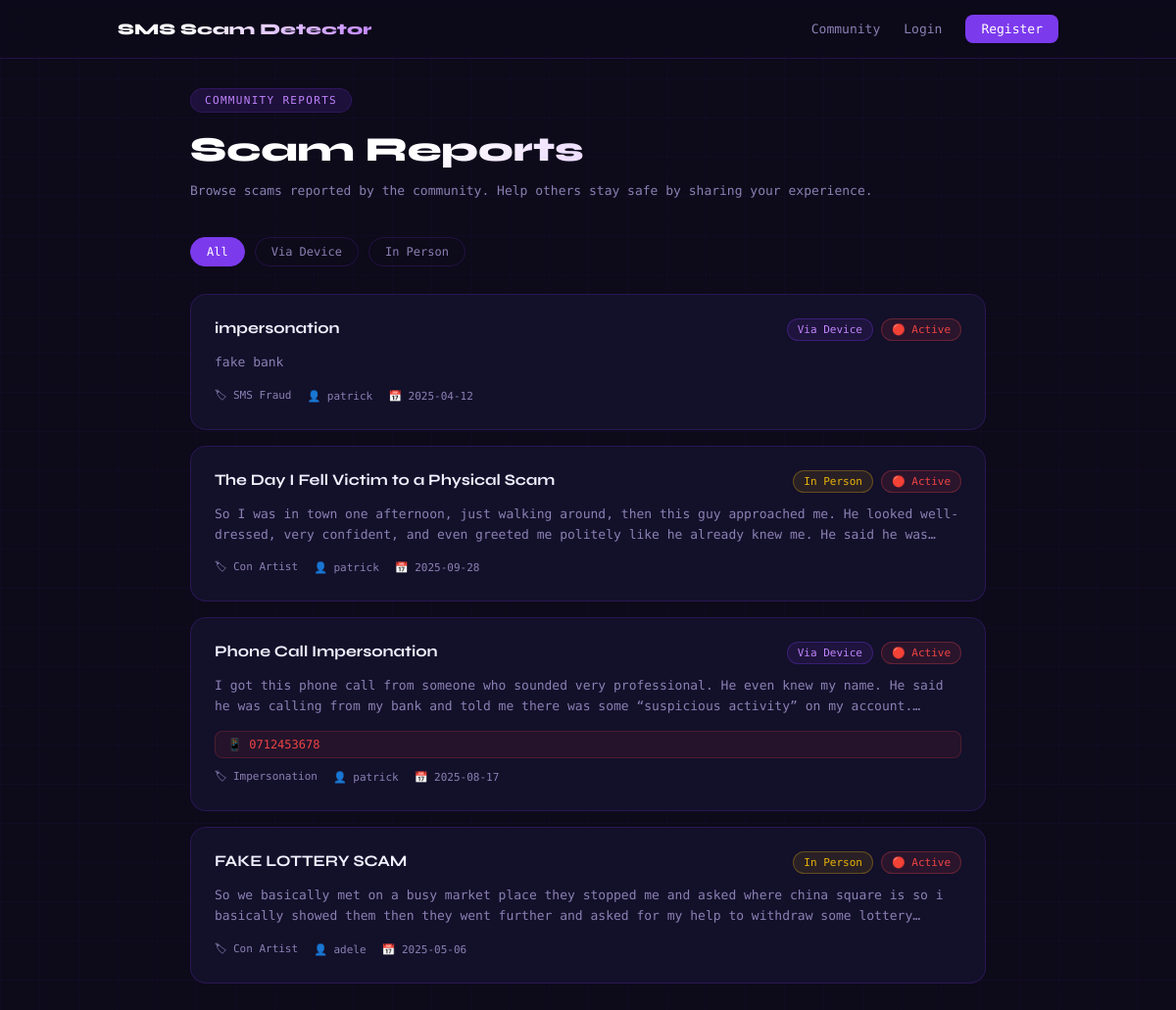
The app's page /community with its own data.
### tables this page shows
CREATE TABLE reports (
            id INTEGER PRIMARY KEY AUTOINCREMENT,
            user_id INTEGER NOT NULL,
            title TEXT NOT NULL,
            delivery_method TEXT NOT NULL,
            scam_type TEXT NOT NULL,
            description TEXT NOT NULL,
            date_occurred DATE NOT NULL,
            status TEXT DEFAULT 'pending',
            is_active INTEGER DEFAULT 1,
            admin_note TEXT,
            created_at TIMESTAMP DEFAULT CURRENT_TIMESTAMP, scammer_contact TEXT, location TEXT,
            FOREIGN KEY (user_id) REFERENCES users(id)
        );

CREATE TABLE users (
            id INTEGER PRIMARY KEY AUTOINCREMENT,
            username TEXT UNIQUE NOT NULL,
            email TEXT UNIQUE NOT NULL,
            password TEXT NOT NULL,
            is_admin INTEGER DEFAULT 0,
            created_at TIMESTAMP DEFAULT CURRENT_TIMESTAMP
        );

### reports.py (the view)
@reports.route("/community")
def community():
    db = get_db()
    all_reports = db.execute("""
        SELECT reports.*, users.username
        FROM reports
        JOIN users ON reports.user_id = users.id
        WHERE reports.status = 'approved'
        ORDER BY reports.created_at DESC
    """).fetchall()
    comment_counts = {}
    for report in all_reports:
        count = db.execute(
            "SELECT COUNT(*) as cnt FROM comments WHERE report_id = ?",
            (report["id"],)
        ).fetchone()["cnt"]
        comment_counts[report["id"]] = count
    db.close()
    return render_template("community.html",
                           reports=all_reports,
                           comment_counts=comment_counts)

### reports.py (called while the page is built)
def get_db():
    conn = sqlite3.connect("scams.db")
    conn.row_factory = sqlite3.Row
    return conn

### templates/community.html (shortened to what this page needs)
<!DOCTYPE html>
<html lang="en">
<head>
</head>
<body>
<nav>
    <div class="nav-inner">
        <a href="/" class="nav-logo">SMS Scam Detector</a>
        <div class="nav-links">
            <a href="/community">Community</a>
            {% if session.get('user_id') %}
                <a href="/report">Report Scam</a>
                {% if session.get('is_admin') %}
                    <a href="/admin">Admin</a>
                {% endif %}
                <a href="/logout" class="nav-btn">Logout ({{ session.get('username') }})</a>
            {% else %}
                <a href="/login">Login</a>
                <a href="/register" class="nav-btn">Register</a>
            {% endif %}
        </div>
    </div>
</nav>
<div class="container">
    <div class="page-header">
        <div class="badge">Community Reports</div>
        <h1>Scam Reports</h1>
        <p class="subtitle">Browse scams reported by the community. Help others stay safe by sharing your experience.</p>
    </div>
    <div class="filters">
        <button class="filter-btn active" onclick="filterReports('all', this)">All</button>
        <button class="filter-btn" onclick="filterReports('device', this)">Via Device</button>
        <button class="filter-btn" onclick="filterReports('in_person', this)">In Person</button>
    </div>
    <div class="reports-grid" id="reportsGrid">
        {% if reports %}
            {% for report in reports %}
            <a href="/scam/{{ report.id }}" class="report-card" data-method="{{ report.delivery_method }}">
                <div class="report-top">
                    <div class="report-title">{{ report.title }}</div>
                    <div class="tags">
                        <span class="tag {{ 'tag-device' if report.delivery_method == 'device' else 'tag-person' }}">
                            {{ 'Via Device' if report.delivery_method == 'device' else 'In Person' }}
                        </span>
                        <span class="tag {{ 'tag-active' if report.is_active else 'tag-inactive' }}">
                            {{ '🔴 Active' if report.is_active else '⚫ Inactive' }}
                        </span>
                    </div>
                </div>
                <p class="report-desc">{{ report.description }}</p>
                {% if report.scammer_contact %}
                <div style="font-size:12px;color:var(--spam-red);background:rgba(239,68,68,0.08);border:1px solid rgba(239,68,68,0.2);border-radius:8px;padding:6px 12px;margin-bottom:10px;">
                    {{ '📱' if report.delivery_method == 'device' else '🧍' }} {{ report.scammer_contact }}
                </div>
                {% endif %}
                <div class="report-meta">
                    <span>🏷 {{ report.scam_type }}</span>
                    <span>👤 {{ report.username }}</span>
                    <span>📅 {{ report.date_occurred }}</span>
                </div>
            </a>
            {% endfor %}
        {% endif %}
    </div>
</div>
</body>
</html>

### templates/community.html (style rules this page uses)
:root { --bg: #0d0a1a; --surface: #13102a; --surface2: #1a1535; --purple: #7c3aed; --purple-light: #9d5ff5; --purple-glow: rgba(124, 58, 237, 0.3); --accent: #c084fc; --spam-red: #ef4444; --ham-green: #22c55e; --text: #f1f0ff; --text-muted: #8b80b3; --border: rgba(124, 58, 237, 0.2); }
* { margin: 0; padding: 0; box-sizing: border-box; }
body { font-family: 'DM Mono', monospace; background-color: var(--bg); color: var(--text); min-height: 100vh; }
body::before { content: ''; position: fixed; inset: 0; background-image: linear-gradient(rgba(124,58,237,0.04) 1px, transparent 1px), linear-gradient(90deg, rgba(124,58,237,0.04) 1px, transparent 1px); background-size: 40px 40px; pointer-events: none; }
nav { position: fixed; top: 0; left: 0; right: 0; z-index: 100; background: rgba(13, 10, 26, 0.85); backdrop-filter: blur(12px); border-bottom: 1px solid var(--border); padding: 0 32px; height: 60px; display: flex; align-items: center; }
.nav-inner { max-width: 960px; margin: 0 auto; width: 100%; display: flex; align-items: center; justify-content: space-between; }
.nav-logo { font-family: 'Syne', sans-serif; font-weight: 800; font-size: 16px; color: var(--text); text-decoration: none; background: linear-gradient(135deg, #fff 30%, var(--accent)); -webkit-background-clip: text; -webkit-text-fill-color: transparent; background-clip: text; }
.nav-links { display: flex; align-items: center; gap: 24px; }
.nav-links a { font-size: 13px; color: var(--text-muted); text-decoration: none; transition: color 0.2s; }
.nav-links .nav-btn { background: var(--purple); color: #fff; padding: 7px 16px; border-radius: 8px; font-size: 13px; transition: background 0.2s; }
.container { position: relative; z-index: 1; max-width: 860px; margin: 0 auto; padding: 90px 24px 80px; }
.page-header { margin-bottom: 36px; animation: fadeDown 0.6s ease both; }
.badge { display: inline-flex; align-items: center; gap: 6px; background: rgba(124,58,237,0.15); border: 1px solid var(--border); border-radius: 100px; padding: 5px 14px; font-size: 11px; letter-spacing: 0.12em; text-transform: uppercase; color: var(--accent); margin-bottom: 16px; }
h1 { font-family: 'Syne', sans-serif; font-size: 2.2rem; font-weight: 800; background: linear-gradient(135deg, #fff 30%, var(--accent)); -webkit-background-clip: text; -webkit-text-fill-color: transparent; background-clip: text; margin-bottom: 10px; }
.subtitle { color: var(--text-muted); font-size: 13px; line-height: 1.7; }
.filters { display: flex; gap: 10px; flex-wrap: wrap; margin-bottom: 28px; animation: fadeUp 0.6s ease 0.1s both; }
.filter-btn { padding: 7px 16px; border-radius: 100px; border: 1px solid var(--border); background: transparent; color: var(--text-muted); font-family: 'DM Mono', monospace; font-size: 12px; cursor: pointer; transition: all 0.2s; }
.filter-btn:hover, .filter-btn.active { background: var(--purple); border-color: var(--purple); color: #fff; }
.reports-grid { display: flex; flex-direction: column; gap: 16px; }
.report-card { background: var(--surface); border: 1px solid var(--border); border-radius: 16px; padding: 24px; text-decoration: none; color: inherit; display: block; transition: border-color 0.2s, transform 0.2s; animation: fadeUp 0.5s ease both; position: relative; overflow: hidden; }
.report-card::before { content: ''; position: absolute; top: 0; left: 0; right: 0; height: 1px; background: linear-gradient(90deg, transparent, var(--purple-light), transparent); opacity: 0; transition: opacity 0.2s; }
.report-top { display: flex; align-items: flex-start; justify-content: space-between; gap: 12px; margin-bottom: 12px; flex-wrap: wrap; }
.report-title { font-family: 'Syne', sans-serif; font-size: 16px; font-weight: 700; color: var(--text); }
.tags { display: flex; gap: 8px; flex-wrap: wrap; }
.tag { font-size: 11px; padding: 4px 10px; border-radius: 100px; border: 1px solid; }
.tag-device { background: rgba(124,58,237,0.1); border-color: rgba(124,58,237,0.3); color: var(--accent); }
.tag-person { background: rgba(234,179,8,0.1); border-color: rgba(234,179,8,0.3); color: #eab308; }
.tag-active { background: rgba(239,68,68,0.1); border-color: rgba(239,68,68,0.3); color: var(--spam-red); }
.report-desc { font-size: 13px; color: var(--text-muted); line-height: 1.6; margin-bottom: 14px; display: -webkit-box; -webkit-line-clamp: 2; -webkit-box-orient: vertical; overflow: hidden; }
.report-meta { display: flex; align-items: center; gap: 16px; font-size: 11px; color: var(--text-muted); }

### records on screen
reports: title "impersonation", delivery_method "Via Device", is_active "🔴 Active", description "fake bank", scam_type "SMS Fraud", username "patrick", date_occurred "2025-04-12"
reports: title "The Day I Fell Victim to a Physical Scam", delivery_method "In Person", is_active "🔴 Active", description "So I was in town one afternoon, just walking around, then this guy approached me. He looked well-dressed, very confident, and even greeted me politely like he already knew me. He said he…", scam_type "Con Artist", username "patrick", date_occurred "2025-09-28"
reports: title "Phone Call Impersonation", delivery_method "Via Device", is_active "🔴 Active", description "I got this phone call from someone who sounded very professional. He even knew my name. He said he was calling from my bank and told me there was some “suspicious activity” on my…", delivery_method "📱", scammer_contact "0712453678", scam_type "Impersonation", username "patrick", date_occurred "2025-08-17"
reports: title "FAKE LOTTERY SCAM", delivery_method "In Person", is_active "🔴 Active", description "So we basically met on a busy market place they stopped me and asked where china square is so i basically showed them then they went further and asked for my help to withdraw some…", scam_type "Con Artist", username "adele", date_occurred "2025-05-06"
